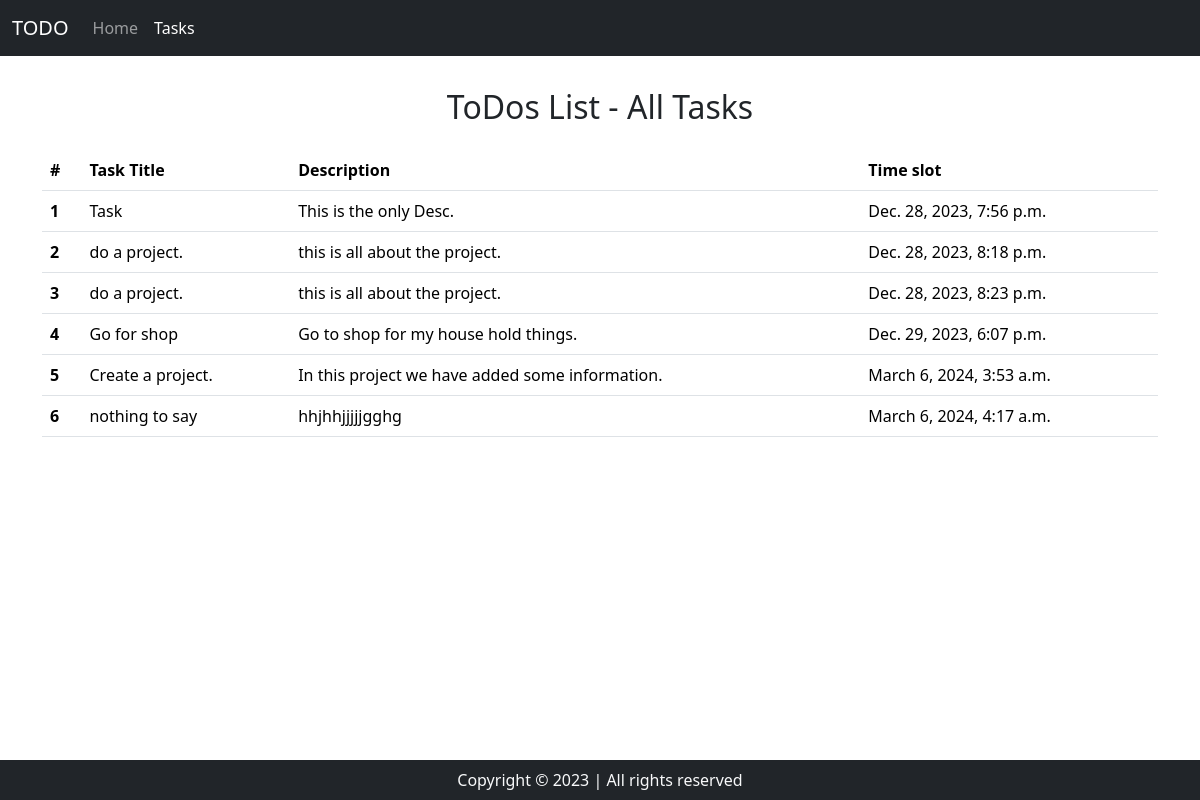
The page /tasks on the database its author committed.
### home/models.py (models this page shows, shortened)
class Task(models.Model):
    taskTitle = models.CharField(max_length=30)
    taskDesc = models.TextField()
    time = models.DateTimeField(auto_now_add = True)

### home/views.py (the view)
# urls.py: path('tasks', views.tasks, name='tasks')
def tasks(request):
    allTasks = Task.objects.all()
    context = {'tasks' : allTasks}
    return render(request,'tasks.html',context)

### templates/tasks.html (shortened to what this page needs)
<!doctype html>
<html lang="en">
  <head>
    <link href="https://cdn.jsdelivr.net/npm/bootstrap@5.3.2/dist/css/bootstrap.min.css" rel="stylesheet">
  </head>
  <body>
    <nav class="navbar navbar-expand-lg navbar-dark bg-dark">
        <div class="container-fluid">
          <a class="navbar-brand" href="#">TODO</a>
          <div class="collapse navbar-collapse" id="navbarNav">
            <ul class="navbar-nav">
              <li class="nav-item">
                <a class="nav-link " aria-current="page" href="/">Home</a>
              </li>
              <li class="nav-item">
                <a class="nav-link active" href="/tasks">Tasks</a>
              </li>
            </ul>
          </div>
        </div>
      </nav>
     <div class = "container my-3">
      <h2 class="text-center py-3"> ToDos List - All Tasks</h2>
      <table class="table">
        <thead>
          <tr>
            <th scope="col">#</th>
            <th scope="col">Task Title</th>
            <th scope="col">Description</th>
            <th scope="col">Time slot</th>
          </tr>
        </thead>
        <tbody>
          {% for task in tasks %}
            <tr>
              <th scope="row">{{forloop.counter}}</th>
              <td>{{task.taskTitle}}</td>
              <td>{{task.taskDesc}}</td>
              <td>{{task.time}}</td>
            </tr>
          {% endfor %}
        </tbody>
      </table>
     </div>
     <footer>
      <p class = "text-center bg-dark text-light fixed-bottom my-0 py-2">
      Copyright &copy; 2023 | All rights reserved
     </footer>
  </body>
</html>

### rows shown on the page
Task: taskTitle "Task", taskDesc "This is the only Desc.", time "Dec. 28, 2023, 7:56 p.m."
Task: taskTitle "do a project.", taskDesc "this is all about the project.", time "Dec. 28, 2023, 8:18 p.m."
Task: taskTitle "do a project.", taskDesc "this is all about the project.", time "Dec. 28, 2023, 8:23 p.m."
Task: taskTitle "Go for shop", taskDesc "Go to shop for my house hold things.", time "Dec. 29, 2023, 6:07 p.m."
Task: taskTitle "Create a project.", taskDesc "In this project we have added some information.", time "March 6, 2024, 3:53 a.m."
Task: taskTitle "nothing to say", taskDesc "hhjhhjjjjjgghg", time "March 6, 2024, 4:17 a.m."
